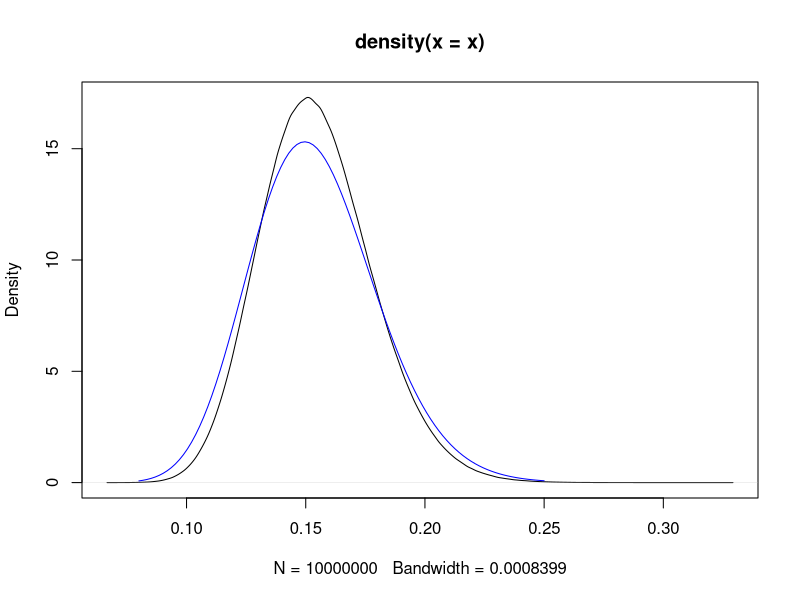
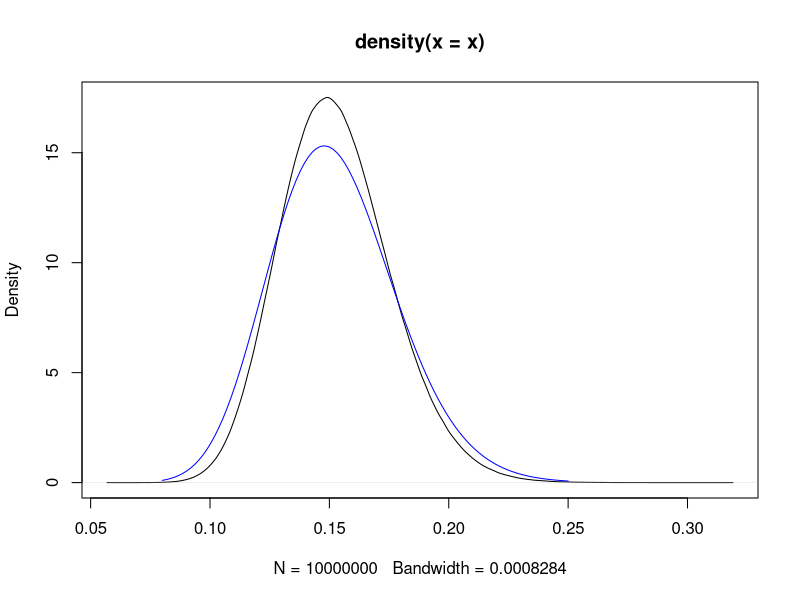
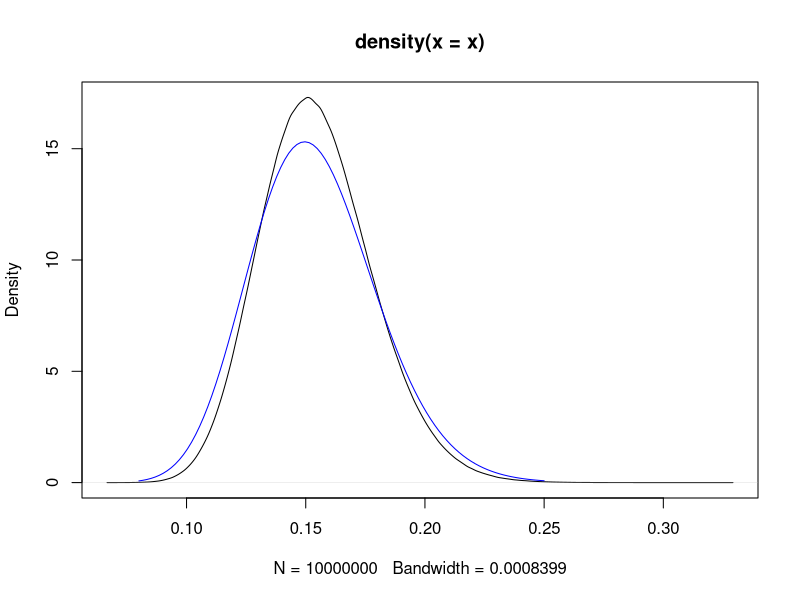
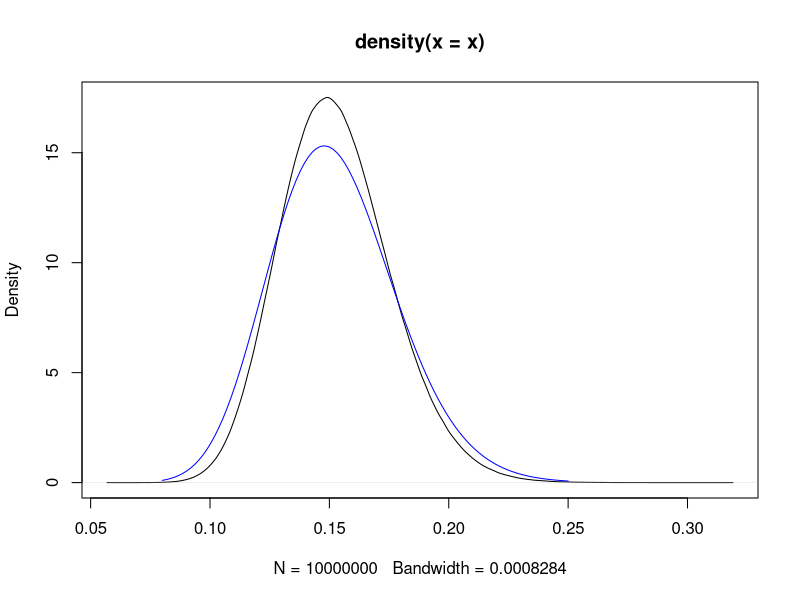
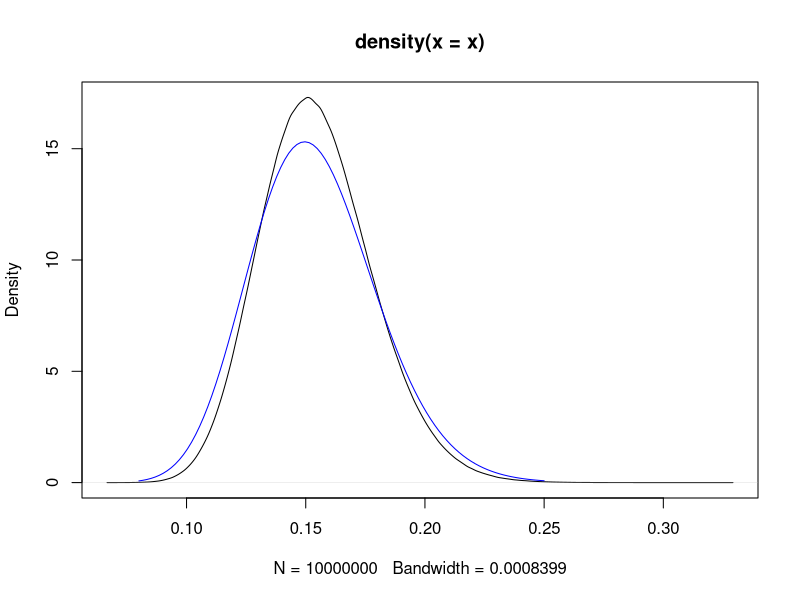
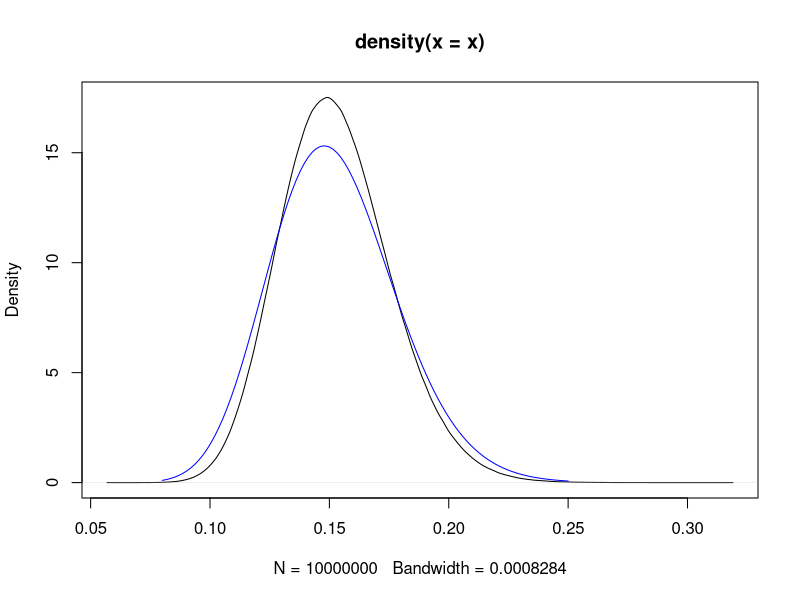
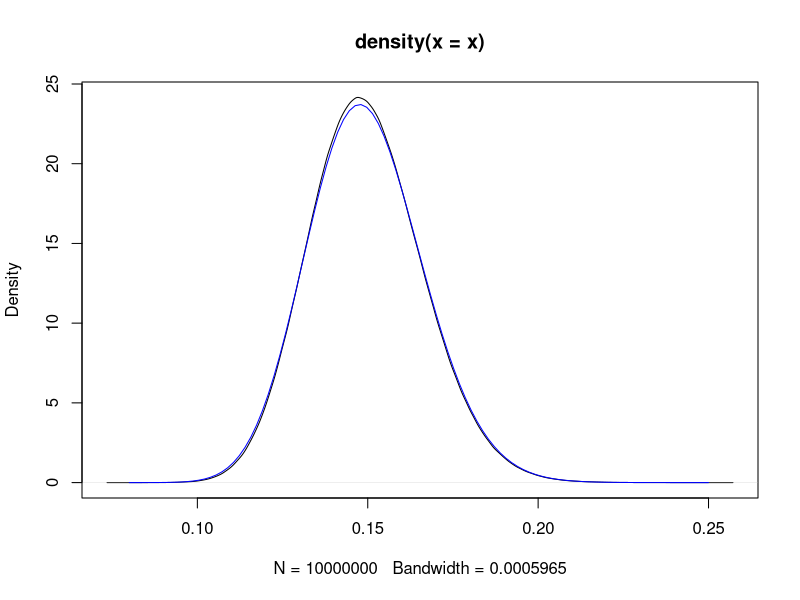
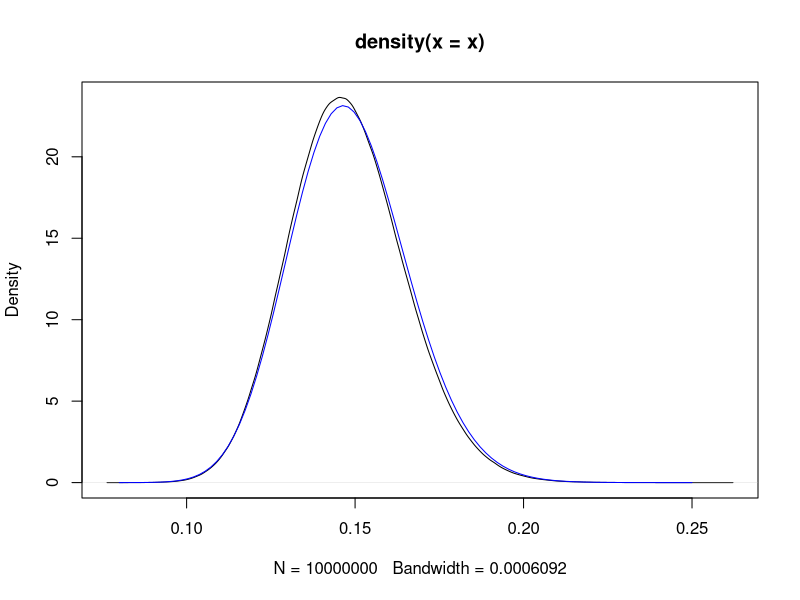

Here is the R script that generated these plots, in order:
## ---- chunk 1
#1
times <- read.csv("../Data/Thesis2023.csv")
colnames(times) <- c("Year", "Type", "Time", "RxnTime", "Gender", "Batch")
men_finals <- subset(times, Type == "F" & Gender == "M" & Time != 'DQ')
men_pooled <- subset(times, (Type == "F" | Type == "S") & 
                       Gender == "M" & Time != 'DQ')
men_old_finals <- subset(times, Type == "F" & Gender == "M" & 
                           Time != 'DQ' & Year != 2022)
men_old_pooled <- subset(times, (Type == "F" | Type == "S") & 
                           Gender == "M" & Time != 'DQ' & Year != 2022)
## ---- chunk 2
#2
library(lme4)
men_old_finals_one_gamma_log <- glm(RxnTime ~ 1, data = men_old_finals, 
                                    family = Gamma(link = "log"))
men_finals_one_gamma_log <- glm(RxnTime ~ 1, data = men_finals, 
                                family = Gamma(link = "log"))
men_old_pooled_one_gamma_log <- glm(RxnTime ~ 1, data = men_old_pooled, 
                                    family = Gamma(link = "log"))
men_pooled_one_gamma_log <- glm(RxnTime ~ 1, data = men_pooled, 
                                family = Gamma(link = "log"))
## ---- chunk 3
#3
library(lme4)

men_old_finals_year_gamma_log <- glmer(RxnTime ~ (1|Year), data = men_old_finals, 
                                       family = Gamma(link = "log"))
men_finals_year_gamma_log <- glmer(RxnTime ~ (1|Year), data = men_finals, 
                                   family = Gamma(link = "log"))
men_old_pooled_year_gamma_log <- glmer(RxnTime ~ (1|Year), data = men_old_pooled, 
                                       family = Gamma(link = "log"))
men_pooled_year_gamma_log <- glmer(RxnTime ~ (1|Year), data = men_pooled, 
                                   family = Gamma(link = "log"))

## ---- chunk 4
summary(men_pooled_year_gamma_log)
summary(men_old_pooled_year_gamma_log)
## ---- chunk 5
#4
library(lme4)
men_old_finals_batch_gamma_log <-glmer(RxnTime ~ (1 | Batch), data = men_old_finals, 
                             family = Gamma(link = "log"))
men_finals_batch_gamma_log <-glmer(RxnTime ~ (1 | Batch), data = men_finals, 
                         family = Gamma(link = "log"))
men_old_pooled_batch_gamma_log <-glmer(RxnTime ~ (1 | Batch), data = men_old_pooled, 
                             family = Gamma(link = "log"))
men_pooled_batch_gamma_log <-glmer(RxnTime ~ (1 | Batch), data = men_pooled, 
                         family = Gamma(link = "log"))
## ---- chunk 6
summary(men_pooled_batch_gamma_log)
## ---- chunk 7
#5
library(lme4)
men_old_finals_two_effect_gamma_log <- glmer(RxnTime ~ (1 | Year) + (1 | Batch), 
                                   data = men_old_finals, family = Gamma(link = "log"))
men_finals_two_effect_gamma_log<- glmer(RxnTime ~ (1 | Year) + (1 | Batch), 
                              data = men_finals, family = Gamma(link = "log"))
men_old_pooled_two_effect_gamma_log <- glmer(RxnTime ~ (1 | Year) + (1 | Batch), 
                                   data = men_old_pooled, family = Gamma(link = "log"))
men_pooled_two_effect_gamma_log <- glmer(RxnTime ~ (1 | Year) + (1 | Batch), 
                               data = men_pooled, family = Gamma(link = "log"))
## ---- chunk 8
summary(men_pooled_two_effect_gamma_log)
summary(men_old_pooled_two_effect_gamma_log)
## ---- chunk 9
anova(men_pooled_batch_gamma_log, men_pooled_two_effect_gamma_log)
## ---- chunk 10
anova(men_pooled_year_gamma_log, men_pooled_two_effect_gamma_log)
## ---- chunk 11
#6
set.seed(1)
library(lme4)
sim_two_effect_time <- function(model, base, RxnTime) {
  simfit <- function(model, n = 10000000) {
    vc <- as.data.frame(VarCorr(model))
    sd_year <- vc$sdcor[1]
    sd_year_batch <- vc$sdcor[2]
    
    z1 <- rnorm(n, sd = sd_year)
    z2 <- rnorm(n, sd = sd_year_batch)
    
    shape <- 1 / sigma(model)^2
    mu <- exp(fixef(model) + z1 + z2)
    
    x <- rgamma(n, shape = shape, scale = mu / shape)
    x
  }
  
  sbase <- summary(base)
  x <- simfit(model)
  print(mean(x < RxnTime))
  #print(quantile(x, prob = c(0.00001, 0.0001, 0.0005, 0.001)))
  ## compare with and without random effect
  plot(density(x))  # with random effects
  curve(dgamma(x, shape = 1 / sbase$dispersion, 
               scale = exp(coef(base)) * sbase$dispersion), 
        0.08, 0.25, add = TRUE, col = "blue")  # fixed effect only
}
## ---- chunk 12
#7
set.seed(1)
sim_two_effect_time(men_old_pooled_two_effect_gamma_log, men_old_pooled_one_gamma_log, 0.1)
sim_two_effect_time(men_pooled_two_effect_gamma_log, men_pooled_one_gamma_log, 0.1)
## ---- chunk 13
set.seed(1)
sim_two_effect_time(men_old_pooled_two_effect_gamma_log, men_old_pooled_one_gamma_log, 0.09)
sim_two_effect_time(men_pooled_two_effect_gamma_log, men_pooled_one_gamma_log, 0.09)
## ---- chunk 14
set.seed(1)
sim_two_effect_time(men_old_pooled_two_effect_gamma_log, men_old_pooled_one_gamma_log, 0.08)
sim_two_effect_time(men_pooled_two_effect_gamma_log, men_pooled_one_gamma_log, 0.08)
## ---- chunk 15
#8
set.seed(1)
library(lme4)
sim_two_effect_prob <- function(model, base, prob) {
  simfit <- function(model, n = 10000000) {
    vc <- as.data.frame(VarCorr(model))
    sd_year <- vc$sdcor[1]
    sd_year_batch <- vc$sdcor[2]
    
    z1 <- rnorm(n, sd = sd_year)
    z2 <- rnorm(n, sd = sd_year_batch)
    
    shape <- 1 / sigma(model)^2
    mu <- exp(fixef(model) + z1 + z2)
    
    x <- rgamma(n, shape = shape, scale = mu / shape)
    x
  }
  
  sbase <- summary(base)
  x <- simfit(model)
  print(quantile(x, probs = prob))
}
## ---- chunk 16
#9
set.seed(1)
sim_two_effect_prob(men_old_pooled_two_effect_gamma_log, men_old_pooled_one_gamma_log, 0.001)
sim_two_effect_prob(men_pooled_two_effect_gamma_log, men_pooled_one_gamma_log, 0.001)
## ---- chunk 17
#10
set.seed(1)
sim_two_effect_prob(men_old_pooled_two_effect_gamma_log, men_old_pooled_one_gamma_log, 0.0001)
sim_two_effect_prob(men_pooled_two_effect_gamma_log, men_pooled_one_gamma_log, 0.0001)
## ---- chunk 18
#11
library(lme4)
set.seed(1)
sim_one_effect_time <- function(model, base, RxnTime){
    simfit <- function(model, n = 10000000) {
    vc <- as.data.frame(VarCorr(model))
    ## mu <- exp(coef(model)$Year[,]) ## using fitted random effects only
    z <- rnorm(n, sd = vc$sdcor[1]) #$ using generated random effects
    mu <- exp(fixef(model) + z)
    shape <- 1 / vc$vcov[2]
    x <- rgamma(n, shape = shape, scale = mu / shape)
    x
    }
  sbase <- summary(base)
  #print(sbase)
  x <- simfit(model)
  print(mean(x < RxnTime))
  ## compare with and without random effect
  plot(density(x)) # with random effect
  curve(dgamma(x, shape = 1 / sbase$dispersion, 
               scale = exp(coef(base)) * sbase$dispersion), 
        0.08, 0.25, add = TRUE, col = "blue") # fixed effect only
}
## ---- chunk 19
#12
sim_one_effect_time(men_old_finals_year_gamma_log, men_old_finals_one_gamma_log, 0.1)
sim_one_effect_time(men_finals_year_gamma_log, men_finals_one_gamma_log, 0.1)
sim_one_effect_time(men_old_pooled_year_gamma_log, men_old_pooled_one_gamma_log, 0.1)
sim_one_effect_time(men_pooled_year_gamma_log, men_pooled_one_gamma_log, 0.1)
## ---- chunk 20
#13
sim_one_effect_time(men_old_finals_batch_gamma_log, men_old_finals_one_gamma_log, 0.1)
sim_one_effect_time(men_finals_batch_gamma_log, men_finals_one_gamma_log, 0.1)
sim_one_effect_time(men_old_pooled_batch_gamma_log, men_old_pooled_one_gamma_log, 0.1)
sim_one_effect_time(men_pooled_batch_gamma_log, men_pooled_one_gamma_log, 0.1)
## ---- chunk 21
#14
library(lme4)
set.seed(1)
sim_one_effect_prob <- function(model, base, prob) {
  simfit <- function(model, n = 10000000) {
    vc <- as.data.frame(VarCorr(model))
    z <- rnorm(n, sd = vc$sdcor[1])
    mu <- exp(fixef(model) + z)
    shape <- 1 / vc$vcov[2]
    x <- rgamma(n, shape = shape, scale = mu / shape)
    x
  }

  sbase <- summary(base)
  x <- simfit(model)
  print(quantile(x, probs = prob))
}
## ---- chunk 22
#15
sim_one_effect_prob(men_old_finals_year_gamma_log, men_old_finals_one_gamma_log, 0.001)
sim_one_effect_prob(men_finals_year_gamma_log, men_finals_one_gamma_log, 0.001)
sim_one_effect_prob(men_old_pooled_year_gamma_log, men_old_pooled_one_gamma_log, 0.001)
sim_one_effect_prob(men_pooled_year_gamma_log, men_pooled_one_gamma_log, 0.001)
## ---- chunk 23
#16
sim_one_effect_prob(men_old_finals_year_gamma_log, men_old_finals_one_gamma_log, 0.0001)
sim_one_effect_prob(men_finals_year_gamma_log, men_finals_one_gamma_log, 0.0001)
sim_one_effect_prob(men_old_pooled_year_gamma_log, men_old_pooled_one_gamma_log, 0.0001)
sim_one_effect_prob(men_pooled_year_gamma_log, men_pooled_one_gamma_log, 0.0001)
